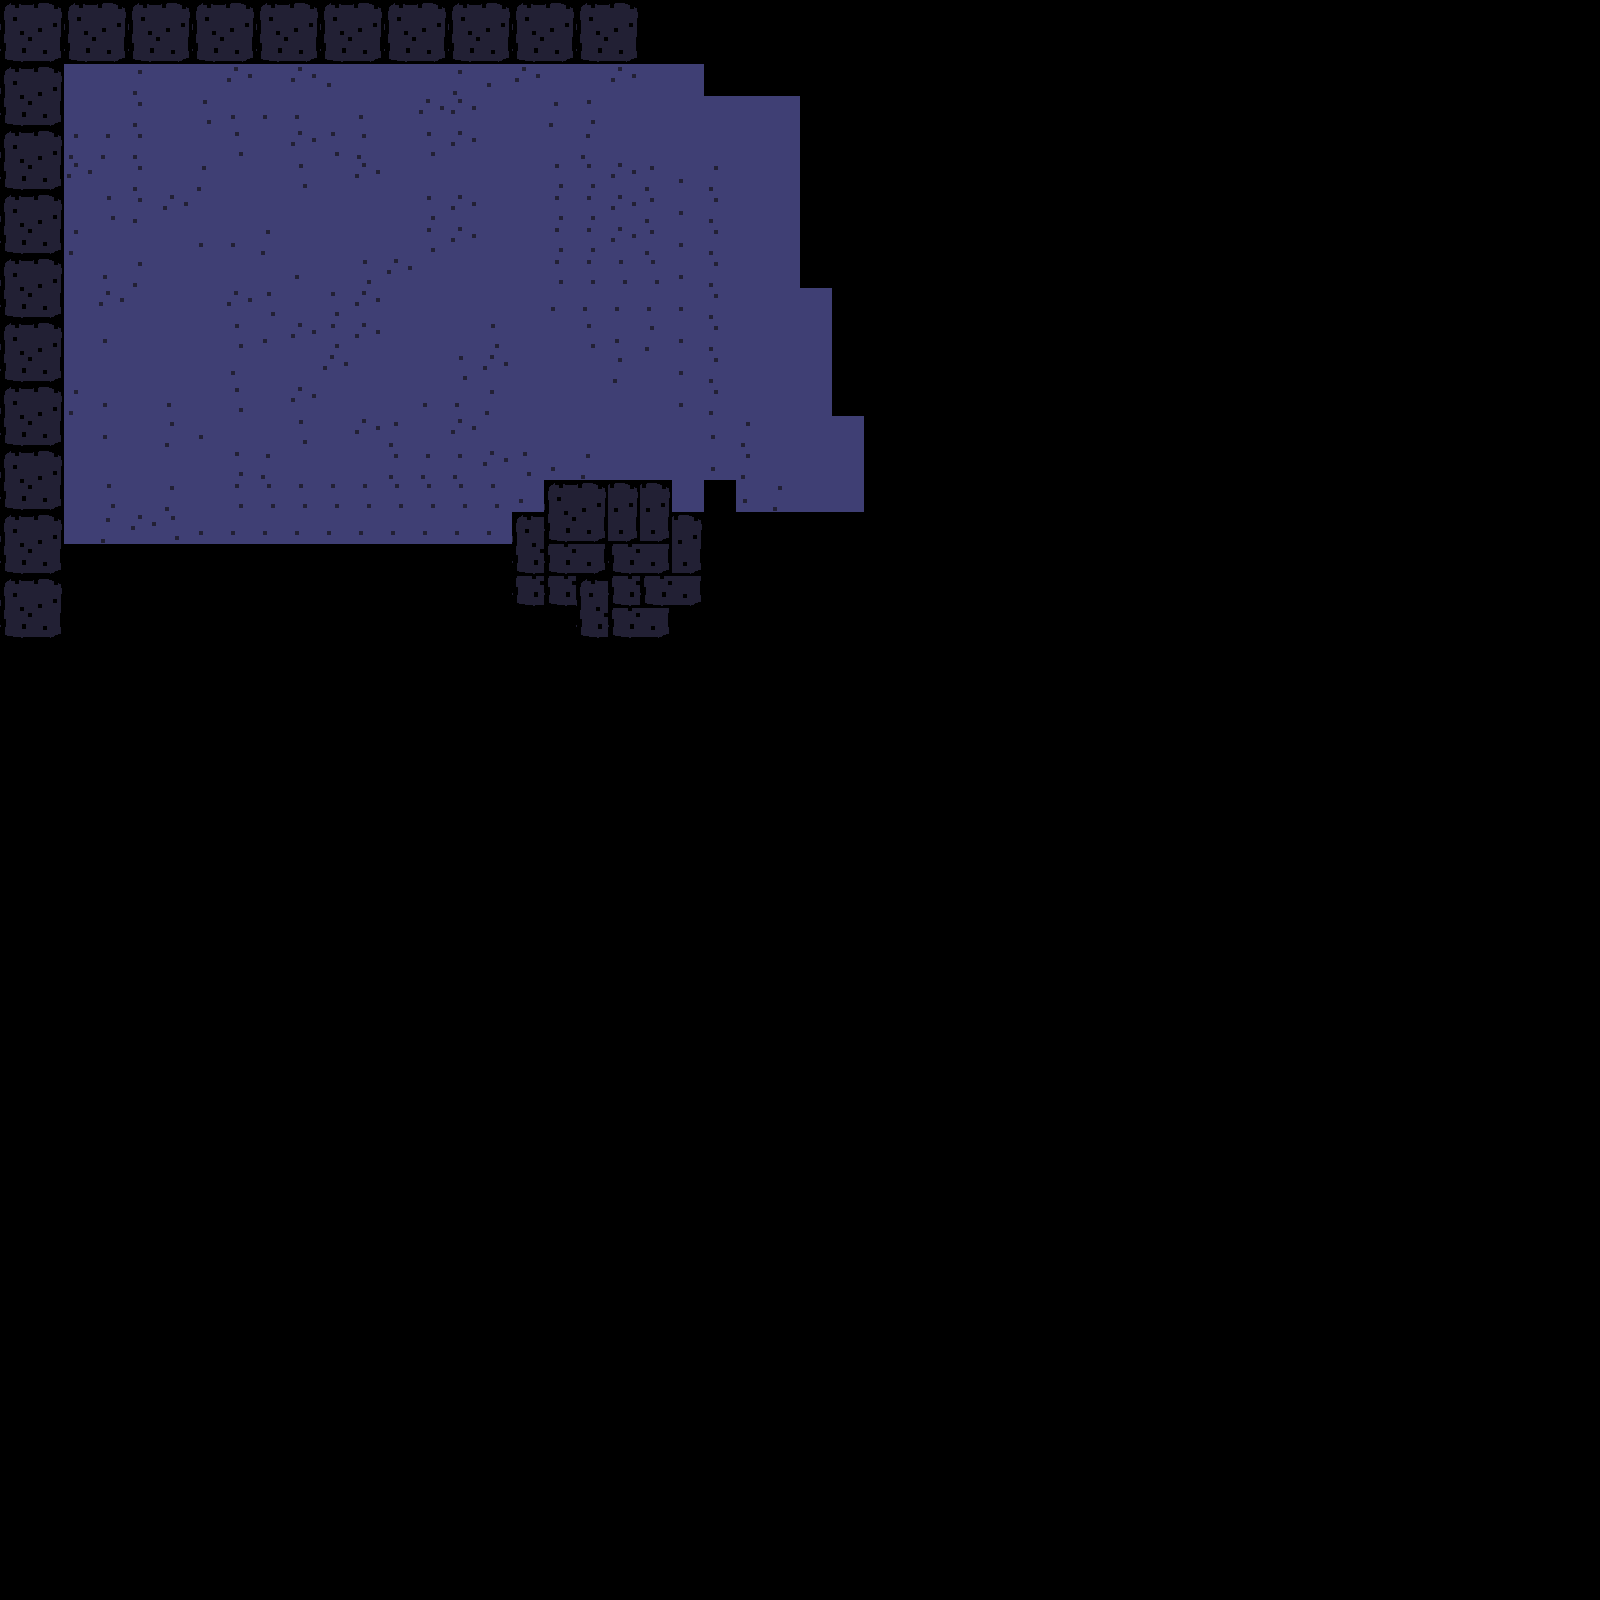

The image is a tile-based game level rendered from a .tmx file. Its description and source (layers, tilesets, objects; grid data summarised) follow:
An orthogonal 50x50 tile map with 32x32 px tiles, 1 tile layer (Tile Layer 1).

<map version="1.0" tiledversion="1.1.5" orientation="orthogonal" renderorder="right-down" width="50" height="50" tilewidth="32" tileheight="32" infinite="0" nextobjectid="1">
 <tileset firstgid="1" name="tile00" tilewidth="32" tileheight="32" tilecount="12" columns="6">
  <image source="code/lua/love2d/seeker/tile00.png" width="192" height="64" />
 </tileset>
 <layer name="Tile Layer 1" width="50" height="50">
  <data>[2500 cells, 439 non-empty, 12 distinct tile ids]</data>
 </layer>
</map>
